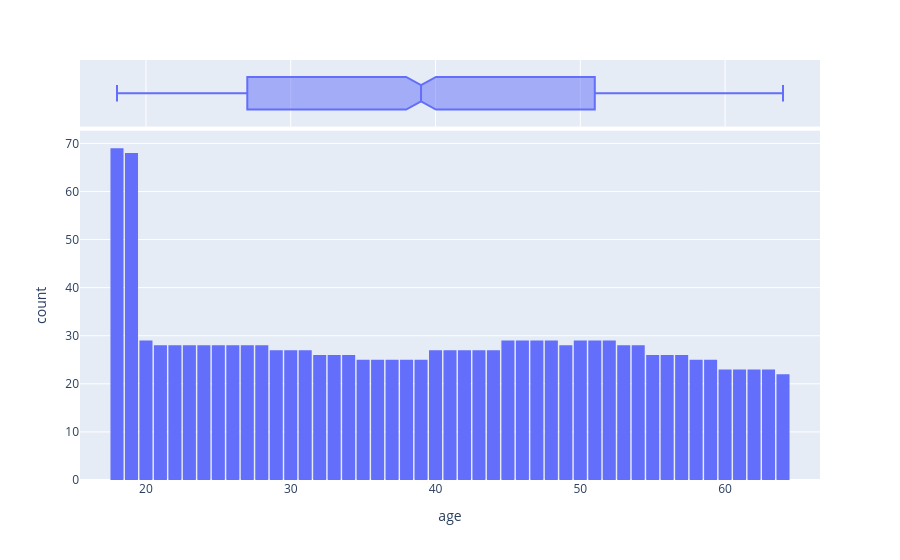

Write notebook code for a chart like this one.
### Code cell
fig = px.histogram(medical_df, x="age", nbins=47,marginal="box")
fig.update_layout(bargap=0.1)
fig.show()

### Figure 1 — Plotly figure (JSON) as saved in the notebook; plotly's stock layout.template omitted (floating-point values rounded to 4 significant figures; data arrays with more than 128 entries replaced by an {"elided": "..."} marker saying what was removed)
{"data": [{"bingroup": "x", "hovertemplate": "age=%{x}<br>count=%{y}<extra></extra>", "legendgroup": "", "marker": {"color": "#636efa", "pattern": {"shape": ""}}, "name": "", "nbinsx": 47, "orientation": "v", "showlegend": false, "type": "histogram", "x": {"elided": "1338 int values"}, "xaxis": "x", "yaxis": "y"}, {"hovertemplate": "age=%{x}<extra></extra>", "legendgroup": "", "marker": {"color": "#636efa"}, "name": "", "notched": true, "showlegend": false, "type": "box", "x": {"elided": "1338 int values"}, "xaxis": "x2", "yaxis": "y2"}], "layout": {"bargap": 0.1, "barmode": "relative", "legend": {"tracegroupgap": 0}, "margin": {"t": 60}, "xaxis": {"anchor": "y", "domain": [0, 1], "title": {"text": "age"}}, "xaxis2": {"anchor": "y2", "domain": [0, 1], "matches": "x", "showgrid": true, "showticklabels": false}, "yaxis": {"anchor": "x", "domain": [0, 0.8316], "title": {"text": "count"}}, "yaxis2": {"anchor": "x2", "domain": [0.8416, 1], "matches": "y2", "showgrid": false, "showline": false, "showticklabels": false, "ticks": ""}}}
